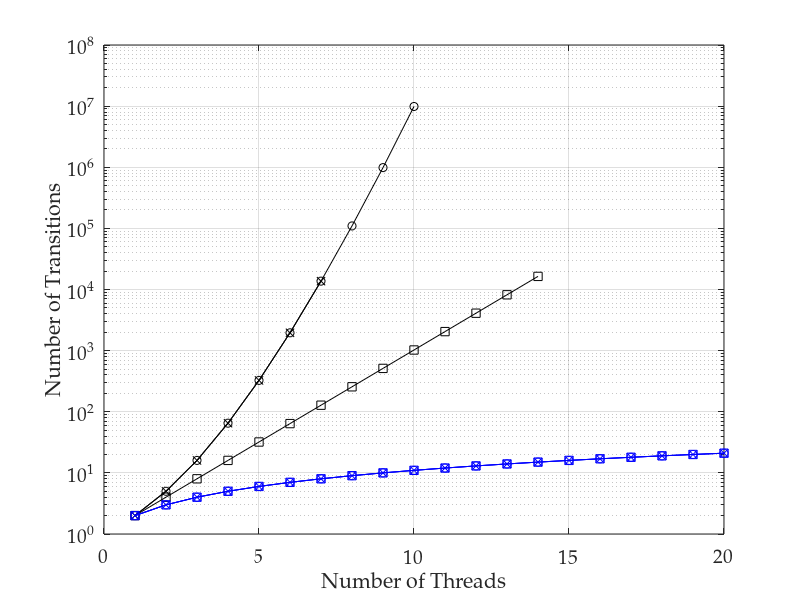

Write the MATLAB code that produced this figure. (Note: this script raises an error after producing the figure.)
%% importing data
transitions = dlmread('indep_trans_1.csv', ',', 0, 0);
% convert 0 values to NaNs, as these don't plot
transitions(transitions==0)=nan;
threads = [1:20];

%% plotting lines

semilogy(threads, transitions(:, 1), 'ko-')
hold on
semilogy(threads, transitions(:, 2), 'kx-')
semilogy(threads, transitions(:, 3), 'ks-')
semilogy(threads, transitions(:, 4), 'bo-')
semilogy(threads, transitions(:, 5), 'bx-')
semilogy(threads, transitions(:, 6), 'bs-')
hold off
grid on

%% adding axis labels
ax = gca;
set(ax, 'FontName', 'Palatino Linotype', 'FontSize', 14);
xlabel('Number of Threads');
ylabel('Number of Transitions');
axis([0 20 1 100000000])
ax.YTick = [1 100 10000 1000000 100000000];

%% output pdf file
h = figure(1);
h.Units = 'centimeters'; % set figure position to cm
%h.Position(2) = [h.Position(2)-9]; % set figure position bevore resize
h.Position([3:4]) = [10,8]; % resize figure
Plot2LaTeX( h, 'indep_trans_fig1' )